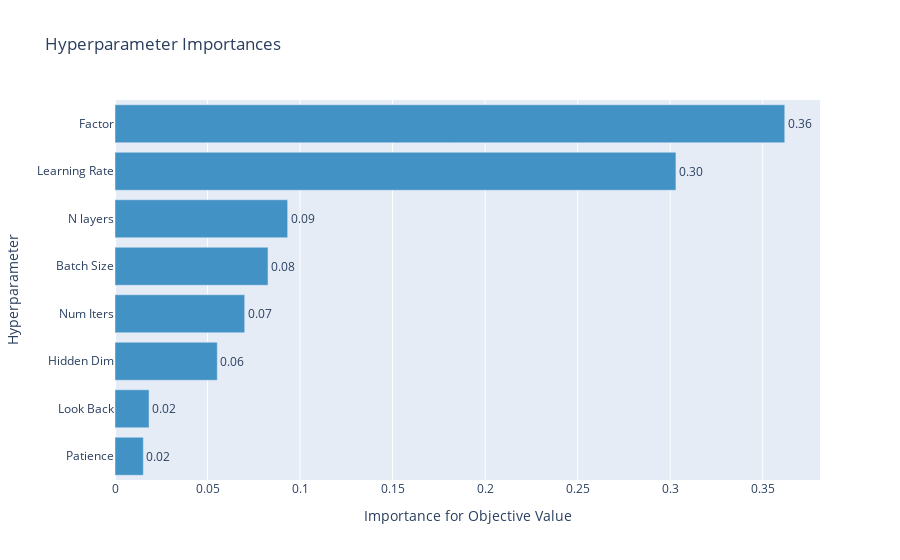

The code cell stored with this chart in its notebook:
### Code cell
optuna.visualization.plot_param_importances(study_gru_no_fed)

### Figure 1 — Plotly figure (JSON) as saved in the notebook; plotly's stock layout.template omitted (floating-point values rounded to 4 significant figures)
{"data": [{"cliponaxis": false, "hovertemplate": ["Patience (IntUniformDistribution): 0.015308325560655612<extra></extra>", "Look Back (IntUniformDistribution): 0.01839605805201908<extra></extra>", "Hidden Dim (IntLogUniformDistribution): 0.055272303691266185<extra></extra>", "Num Iters (IntUniformDistribution): 0.07007799140705194<extra></extra>", "Batch Size (IntLogUniformDistribution): 0.08266426784460397<extra></extra>", "N layers (IntUniformDistribution): 0.09329450440103439<extra></extra>", "Learning Rate (LogUniformDistribution): 0.303093552531175<extra></extra>", "Factor (LogUniformDistribution): 0.3618929965121938<extra></extra>"], "marker": {"color": "rgb(66,146,198)"}, "orientation": "h", "text": ["0.015308325560655612", "0.01839605805201908", "0.055272303691266185", "0.07007799140705194", "0.08266426784460397", "0.09329450440103439", "0.303093552531175", "0.3618929965121938"], "textposition": "outside", "texttemplate": "%{text:.2f}", "type": "bar", "x": [0.01531, 0.0184, 0.05527, 0.07008, 0.08266, 0.09329, 0.3031, 0.3619], "y": ["Patience", "Look Back", "Hidden Dim", "Num Iters", "Batch Size", "N layers", "Learning Rate", "Factor"]}], "layout": {"showlegend": false, "title": {"text": "Hyperparameter Importances"}, "xaxis": {"title": {"text": "Importance for Objective Value"}}, "yaxis": {"title": {"text": "Hyperparameter"}}}}
